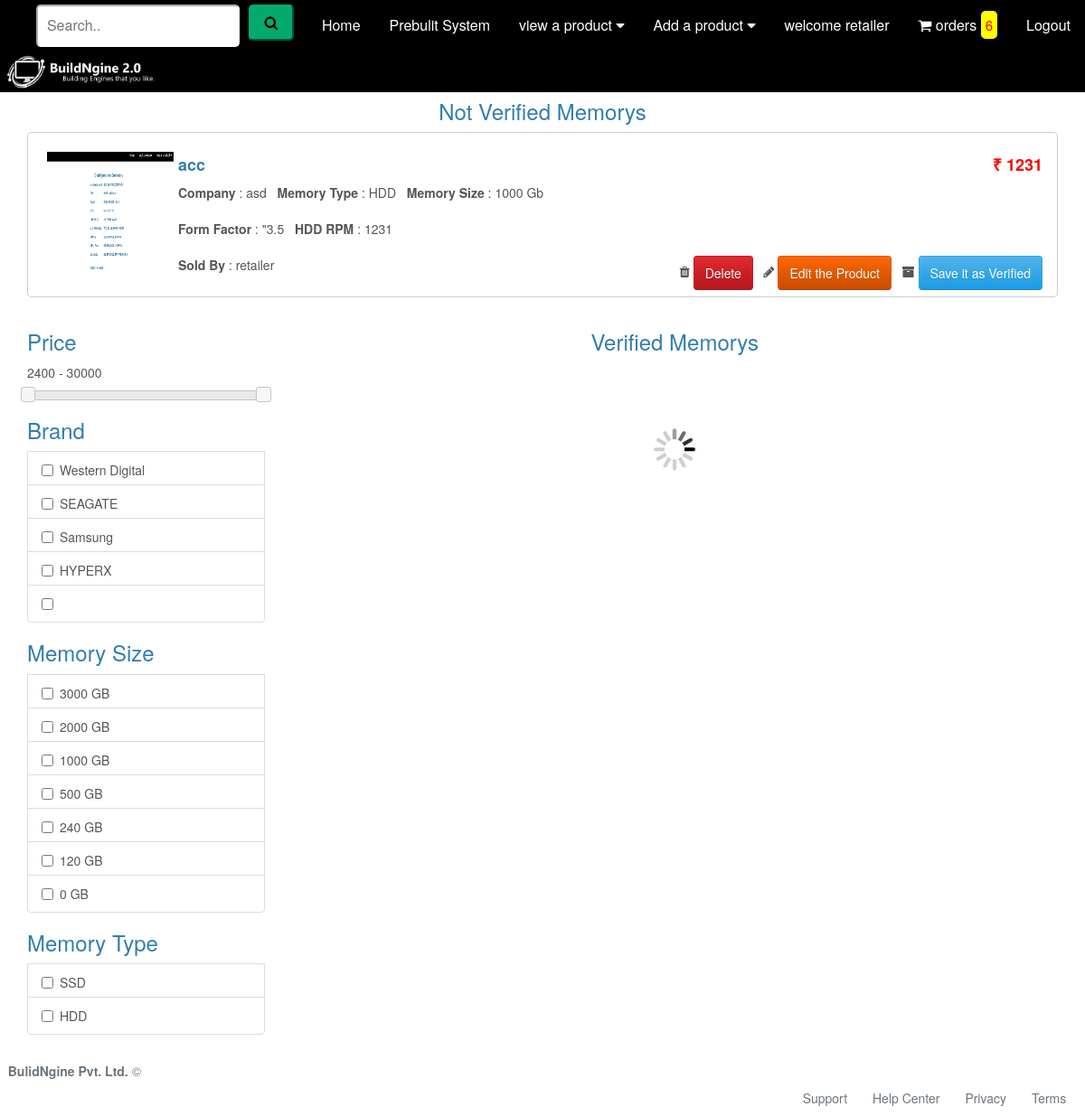
/retailer/onetime/mem_one.php (signed in), run on the app's committed database.
### tables this page shows
CREATE TABLE `memory_tbl` (
  `name` varchar(25) NOT NULL,
  `company` varchar(25) NOT NULL,
  `size` int(10) NOT NULL,
  `form_factor` varchar(10) NOT NULL,
  `type` varchar(10) NOT NULL,
  `ssd_type` varchar(10) NOT NULL,
  `rpm` int(8) NOT NULL,
  `price` decimal(10,0) NOT NULL,
  `sold_by` varchar(100) NOT NULL DEFAULT 'BulidNgine Pvt. Ltd. ',
  `pic` varchar(25) NOT NULL,
  `status` int(2) NOT NULL DEFAULT 1,
  `verified` int(2) NOT NULL DEFAULT 0
);

### retailer/onetime/mem_one.php (the view, shortened to what this page needs)
<?php
  include('../../database/connection.php');
  $id=$_SESSION['loginid'];
  $sql3="select MIN(price) as min, MAX(price) as max from memory_tbl where status=1 and verified=1";
  $result2=mysqli_query($con,$sql3)or die("price query moonchi");
  $row=mysqli_fetch_array($result2);
  $min=$row['min'];
  $max=$row['max'];
  $sql3="select * from memory_tbl where status=1 and verified=0 and sold_by='$id' and type='HDD'";
  $result2=mysqli_query($con,$sql3)or die("number query moonchi");
  $sql3="select Count(*) from memory_tbl where status=1 and verified=0 and sold_by='$id' and type='HDD'";
  $result4=mysqli_query($con,$sql3)or die("number query moonchi");
  $roww=mysqli_fetch_array($result4);
    $carte=$roww['Count(*)'];
?>
<html lang="en">
<head>
    <link rel="stylesheet" href="../../css/bootstrap.min.css">
    <link rel="stylesheet" href="../../css/top.css">
    <link rel="stylesheet" href="https://cdnjs.cloudflare.com/ajax/libs/font-awesome/4.7.0/css/font-awesome.min.css">
    <link href = "../../css/jquery-ui.css" rel = "stylesheet">
    <link href="../../css/style.css" rel="stylesheet">
  </head>
  <?php
  include('../../php/retailer_one_header.php');
   ?>
  <body>
    <div class="container">
      <div class="row">
        <br />
    <form id="forme" action="" method="post">
        <div class="col-md-12">
          <br />
            <div class="row filter_datae">
              <?php
              if ($carte>0) {?>
                <center>
                  <h3>Not Verified Memorys</h3>
                </center>
                <?php
               foreach($result2 as $row)
                  {?>
                  <div class="col-sm-12 col-lg-12 col-md-12">
                    <div style="border:1px solid #ccc; border-radius:5px; padding:16px; padding-bottom: 25px; margin-bottom:16px; height:auto;">
                      <img  style="float:left; padding:5px;" src="../../project/mem/<?php echo $row['pic']  ?>" width="150px" height="150px" >
                        <h4><strong><?php echo $row['name'] ?> <div style="color:red; float:right;">
                          ₹ <?php echo $row['price'] ?>
                        </div></strong></h4>
                        <strong> Company</strong> : <?php echo $row['company'] ?>&nbsp;&nbsp;
                        <strong> Memory Type</strong> : <?php echo $row['type'] ?>&nbsp;&nbsp;
                        <strong> Memory Size</strong> : <?php echo $row['size'] ?> Gb&nbsp;&nbsp;
                          <br><br>
                        <strong> Form Factor</strong> : <?php echo $row['form_factor'] ?>&nbsp;&nbsp;
                        <strong> HDD RPM</strong> : <?php echo $row['rpm'] ?> &nbsp;&nbsp;
                        <br><br>
                        <strong> Sold By </strong> : <?php echo $row['sold_by'] ?> &nbsp;&nbsp;
                    <div style="float: right;">
                      <i class="fa fa-trash"></i>
                      <input type="submit" name="delete" class="btn btn-danger" value="Delete" onclick="one('<?php echo $row['name'] ?>')">
                      <i class="fa fa-pencil"></i>
                      <input type="submit" name="edit" class="btn btn-warning" value="Edit the Product" onclick="one('<?php echo $row['name'] ?>')">
                      <i class="fa fa-archive"></i>
                      <input type="submit" name="verify" class="btn btn-primary" value="Save it as Verified" onclick="one('<?php echo $row['name'] ?>')">
                      </div>
                    </div>
                  </div>
                <?php
              }
            }?>
            </div>
        </div>
        <div class="col-md-3">
          <div class="list-group">
            <h3>Price</h3>
                      <p id="price_show"><?php echo( $min) ?> - <?php echo( $max) ?></p>
                      <div id="price_range"></div>
                  </div>
            <div class="list-group">
      <h3>Brand</h3>
      <?php
                $query = "select distinct(`company`) from `memory_tbl` where Verified =1 order by `company` desc";
                $statement = $connect->prepare($query);
                $statement->execute();
                $result = $statement->fetchAll();
                foreach($result as $row)
                {
                ?>
                <div class="list-group-item checkbox">
                    <label><input type="checkbox" class="common_selector company" value="<?php echo $row['company']; ?>"  > <?php echo $row['company']; ?></label>
                </div>
                <?php
                }
                ?>
            </div>
            <div class="list-group">
      <h3>Memory Size</h3>
      <?php
                $query = "select distinct(`size`) from `memory_tbl` where Verified =1 order by `size` desc";
                $statement = $connect->prepare($query);
                $statement->execute();
                $result = $statement->fetchAll();
                foreach($result as $row)
                {
                ?>
                <div class="list-group-item checkbox">
                    <label><input type="checkbox" class="common_selector size" value="<?php echo $row['size']; ?>"  > <?php echo $row['size']; ?> GB</label>
                </div>
                <?php
                }
                ?>
            </div>
    <div class="list-group">
      <h3>Memory Type</h3>
                <?php
                $query = "select distinct(`type`) from `memory_tbl` where Verified =1 order by `type` desc";
                $statement = $connect->prepare($query);
                $statement->execute();
                $result = $statement->fetchAll();
                foreach($result as $row)
                {
                ?>
                <div class="list-group-item checkbox">
                    <label><input type="checkbox" class="common_selector type" value="<?php echo $row['type']; ?>" > <?php echo $row['type']; ?></label>
                </div>
                <?php
                }
                ?>
            </div>
        </div>
          <div class="col-md-9">
            <center>
              <h3>Verified Memorys</h3>
            </center>
            <br />
              <div class="row filter_data">
              </div>
          </div>
        </form>
        </div>
        </div>
</body>
<?php
include('../../php/footer.php');
 ?>
</html>

### css/top.css (style rules this page uses)
.container { padding-top:50px; }

### data on the page
memory_tbl: pic (picture), name "acc", price "1231", company "asd", type "HDD", size "1000", form_factor "\"3.5", rpm "1231", sold_by "retailer"

### other printed values
$cart "6"
$_SESSION['loginid'] "retailer"
$min "2400"
$max "30000"
$row['company'] "Western Digital"
$row['company'] "SEAGATE"
$row['company'] "Samsung"
$row['company'] "HYPERX"
$row['size'] "3000"
$row['size'] "2000"
$row['size'] "1000"
$row['size'] "500"
$row['size'] "240"
$row['size'] "120"
$row['size'] "0"
